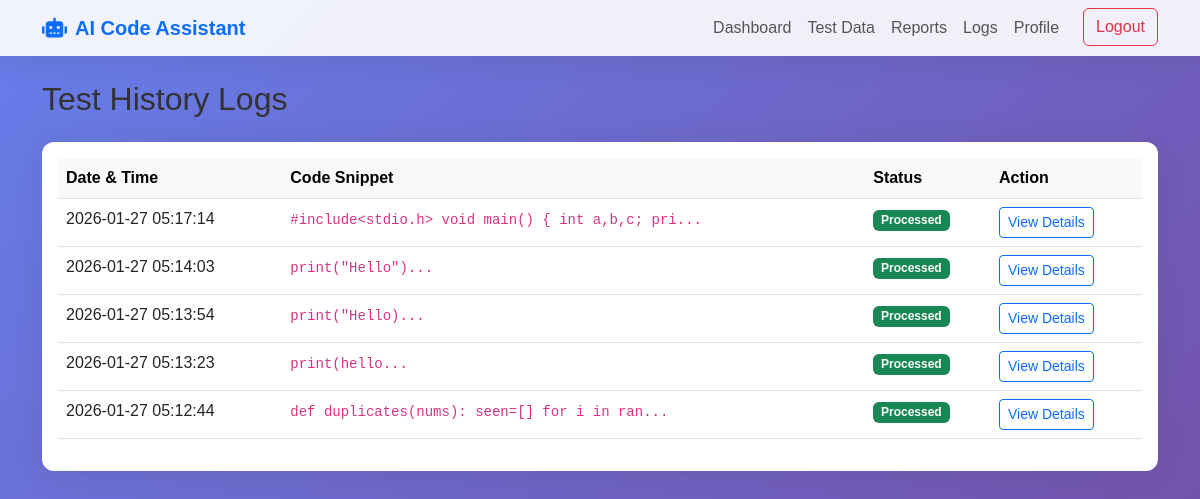
Screenshot of /logs (signed in) with the database file from the repository.
### tables this page shows
CREATE TABLE test_logs (
            id INTEGER PRIMARY KEY AUTOINCREMENT,
            user_id INTEGER NOT NULL,
            input_code TEXT NOT NULL,
            explanation TEXT,
            fix TEXT,
            optimization TEXT,
            metrics TEXT,
            timestamp DATETIME DEFAULT CURRENT_TIMESTAMP,
            FOREIGN KEY (user_id) REFERENCES users (id)
        );

### app.py (the view)
@app.route('/logs')
def logs():
    if 'user_id' not in session:
        return redirect(url_for('login'))
    conn = get_db_connection()
    logs = conn.execute('SELECT * FROM test_logs WHERE user_id = ? ORDER BY timestamp DESC', (session['user_id'],)).fetchall()
    conn.close()
    return render_template('logs.html', logs=logs)

### app.py (called while the page is built)
def get_db_connection():
    conn = sqlite3.connect(DB_PATH)
    conn.row_factory = sqlite3.Row
    return conn

### templates/logs.html (shortened to what this page needs)
{% extends "base.html" %}
{% block content %}
<div class="row">
    <div class="col-12">
        <h2 class="mb-4">Test History Logs</h2>
    </div>
</div>
<div class="row">
    <div class="col-12">
        <div class="card">
            <div class="card-body">
                <div class="table-responsive">
                    <table class="table table-hover">
                        <thead class="table-light">
                            <tr>
                                <th>Date & Time</th>
                                <th>Code Snippet</th>
                                <th>Status</th>
                                <th>Action</th>
                            </tr>
                        </thead>
                        <tbody>
                            {% for log in logs %}
                                <tr>
                                    <td>{{ log['timestamp'] }}</td>
                                    <td><code>{{ log['input_code'][:50] }}...</code></td>
                                    <td><span class="badge bg-success">Processed</span></td>
                                    <td>
                                        <button class="btn btn-sm btn-outline-primary" data-bs-toggle="modal" data-bs-target="#logModal{{ log['id'] }}">
                                            View Details
                                        </button>
                                    </td>
                                </tr>
                            {% endfor %}
                        </tbody>
                    </table>
                </div>
            </div>
        </div>
    </div>
</div>
{% endblock %}

### static/css/style.css (style rules this page uses)
:root { --primary-color: #4e73df; --secondary-color: #858796; --success-color: #1cc88a; --info-color: #36b9cc; --warning-color: #f6c23e; --danger-color: #e74a3b; --light-color: #f8f9fc; --dark-color: #5a5c69; }
body { font-family: 'Nunito', sans-serif; background: linear-gradient(135deg, #667eea 0%, #764ba2 100%); min-height: 100vh; margin: 0; color: #333; }
.card { border: none; border-radius: 0.75rem; box-shadow: 0 0.15rem 1.75rem 0 rgba(58, 59, 69, 0.15); margin-bottom: 2rem; }

### rows the page displays
test_logs: timestamp "2026-01-27 05:17:14", input_code "#include<stdio.h> void main() { int a,b,c; pri"
test_logs: timestamp "2026-01-27 05:14:03", input_code "print(\"Hello\")"
test_logs: timestamp "2026-01-27 05:13:54", input_code "print(\"Hello)"
test_logs: timestamp "2026-01-27 05:13:23", input_code "print(hello"
test_logs: timestamp "2026-01-27 05:12:44", input_code "def duplicates(nums): seen=[] for i in ran"
